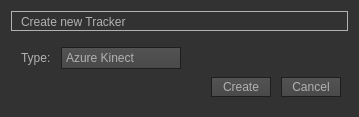
<?xml version="1.0" encoding="UTF-8"?>
<ui version="4.0">
 <class>CreateTrackerWindow</class>
 <widget class="QDialog" name="CreateTrackerWindow">
  <property name="geometry">
   <rect>
    <x>0</x>
    <y>0</y>
    <width>359</width>
    <height>117</height>
   </rect>
  </property>
  <property name="sizePolicy">
   <sizepolicy hsizetype="Preferred" vsizetype="Preferred">
    <horstretch>0</horstretch>
    <verstretch>0</verstretch>
   </sizepolicy>
  </property>
  <property name="minimumSize">
   <size>
    <width>0</width>
    <height>0</height>
   </size>
  </property>
  <property name="baseSize">
   <size>
    <width>0</width>
    <height>0</height>
   </size>
  </property>
  <property name="windowTitle">
   <string>Create new Tracker</string>
  </property>
  <property name="styleSheet">
   <string notr="true">QToolTip
{
     border: 1px solid black;
     background-color: #ffa02f;
     padding: 1px;
     border-radius: 3px;
     opacity: 100;
}

QWidget
{
    color: #b1b1b1;
    background-color: #323232;
}

QWidget:item:hover
{
    background-color: QLinearGradient( x1: 0, y1: 0, x2: 0, y2: 1, stop: 0 #ffa02f, stop: 1 #ca0619);
    color: #000000;
}

QWidget:item:selected
{
    background-color: QLinearGradient( x1: 0, y1: 0, x2: 0, y2: 1, stop: 0 #ffa02f, stop: 1 #d7801a);
}

QMenuBar::item
{
    background: transparent;
}

QMenuBar::item:selected
{
    background: transparent;
    border: 1px solid #ffaa00;
}

QMenuBar::item:pressed
{
    background: #444;
    border: 1px solid #000;
    background-color: QLinearGradient(
        x1:0, y1:0,
        x2:0, y2:1,
        stop:1 #212121,
        stop:0.4 #343434/*,
        stop:0.2 #343434,
        stop:0.1 #ffaa00*/
    );
    margin-bottom:-1px;
    padding-bottom:1px;
}

QMenu
{
    border: 1px solid #000;
}

QMenu::item
{
    padding: 2px 20px 2px 20px;
}

QMenu::item:selected
{
    color: #000000;
}

QWidget:disabled
{
    color: #b1b1b1;
    background-color: #323232;
}

QAbstractItemView
{
    background-color: QLinearGradient( x1: 0, y1: 0, x2: 0, y2: 1, stop: 0 #4d4d4d, stop: 0.1 #646464, stop: 1 #5d5d5d);
}

QWidget:focus
{
    /*border: 2px solid QLinearGradient( x1: 0, y1: 0, x2: 0, y2: 1, stop: 0 #ffa02f, stop: 1 #d7801a);*/
}

QLineEdit
{
    background-color: QLinearGradient( x1: 0, y1: 0, x2: 0, y2: 1, stop: 0 #4d4d4d, stop: 0 #646464, stop: 1 #5d5d5d);
    padding: 1px;
    border-style: solid;
    border: 1px solid #1e1e1e;
    border-radius: 5;
}

QPushButton
{
    color: #b1b1b1;
    background-color: QLinearGradient( x1: 0, y1: 0, x2: 0, y2: 1, stop: 0 #565656, stop: 0.1 #525252, stop: 0.5 #4e4e4e, stop: 0.9 #4a4a4a, stop: 1 #464646);
    border-width: 1px;
    border-color: #1e1e1e;
    border-style: solid;
    border-radius: 0;
    padding: 3px;
    font-size: 12px;
    padding-left: 5px;
    padding-right: 5px;
}

QPushButton:pressed
{
    background-color: QLinearGradient( x1: 0, y1: 0, x2: 0, y2: 1, stop: 0 #2d2d2d, stop: 0.1 #2b2b2b, stop: 0.5 #292929, stop: 0.9 #282828, stop: 1 #252525);
}

QComboBox
{
    selection-background-color: #ffaa00;
    background-color: QLinearGradient( x1: 0, y1: 0, x2: 0, y2: 1, stop: 0 #565656, stop: 0.1 #525252, stop: 0.5 #4e4e4e, stop: 0.9 #4a4a4a, stop: 1 #464646);
    border-style: solid;
    border: 1px solid #1e1e1e;
    border-radius: 0;
}

QComboBox:hover,QPushButton:hover
{
    border: 2px solid QLinearGradient( x1: 0, y1: 0, x2: 0, y2: 1, stop: 0 #ffa02f, stop: 1 #d7801a);
}


QComboBox:on
{
    padding-top: 3px;
    padding-left: 4px;
    background-color: QLinearGradient( x1: 0, y1: 0, x2: 0, y2: 1, stop: 0 #2d2d2d, stop: 0.1 #2b2b2b, stop: 0.5 #292929, stop: 0.9 #282828, stop: 1 #252525);
    selection-background-color: #ffaa00;
}

QComboBox QAbstractItemView
{
    border: 2px solid darkgray;
    selection-background-color: QLinearGradient( x1: 0, y1: 0, x2: 0, y2: 1, stop: 0 #ffa02f, stop: 1 #d7801a);
}

QComboBox::drop-down
{
     subcontrol-origin: padding;
     subcontrol-position: top right;
     width: 15px;

     border-left-width: 0px;
     border-left-color: darkgray;
     border-left-style: solid; /* just a single line */
     border-top-right-radius: 3px; /* same radius as the QComboBox */
     border-bottom-right-radius: 3px;
 }

QComboBox::down-arrow
{
     image: url(:/down_arrow.png);
}

QGroupBox:focus
{
border: 2px solid QLinearGradient( x1: 0, y1: 0, x2: 0, y2: 1, stop: 0 #ffa02f, stop: 1 #d7801a);
}

QTextEdit:focus
{
    border: 2px solid QLinearGradient( x1: 0, y1: 0, x2: 0, y2: 1, stop: 0 #ffa02f, stop: 1 #d7801a);
}

QScrollBar:horizontal {
     border: 1px solid #222222;
     background: QLinearGradient( x1: 0, y1: 0, x2: 0, y2: 1, stop: 0.0 #121212, stop: 0.2 #282828, stop: 1 #484848);
     height: 7px;
     margin: 0px 16px 0 16px;
}

QScrollBar::handle:horizontal
{
      background: QLinearGradient( x1: 0, y1: 0, x2: 1, y2: 0, stop: 0 #ffa02f, stop: 0.5 #d7801a, stop: 1 #ffa02f);
      min-height: 20px;
      border-radius: 2px;
}

QScrollBar::add-line:horizontal {
      border: 1px solid #1b1b19;
      border-radius: 2px;
      background: QLinearGradient( x1: 0, y1: 0, x2: 1, y2: 0, stop: 0 #ffa02f, stop: 1 #d7801a);
      width: 14px;
      subcontrol-position: right;
      subcontrol-origin: margin;
}

QScrollBar::sub-line:horizontal {
      border: 1px solid #1b1b19;
      border-radius: 2px;
      background: QLinearGradient( x1: 0, y1: 0, x2: 1, y2: 0, stop: 0 #ffa02f, stop: 1 #d7801a);
      width: 14px;
     subcontrol-position: left;
     subcontrol-origin: margin;
}

QScrollBar::right-arrow:horizontal, QScrollBar::left-arrow:horizontal
{
      border: 1px solid black;
      width: 1px;
      height: 1px;
      background: white;
}

QScrollBar::add-page:horizontal, QScrollBar::sub-page:horizontal
{
      background: none;
}

QScrollBar:vertical
{
      background: QLinearGradient( x1: 0, y1: 0, x2: 1, y2: 0, stop: 0.0 #121212, stop: 0.2 #282828, stop: 1 #484848);
      width: 7px;
      margin: 16px 0 16px 0;
      border: 1px solid #222222;
}

QScrollBar::handle:vertical
{
      background: QLinearGradient( x1: 0, y1: 0, x2: 0, y2: 1, stop: 0 #ffa02f, stop: 0.5 #d7801a, stop: 1 #ffa02f);
      min-height: 20px;
      border-radius: 2px;
}

QScrollBar::add-line:vertical
{
      border: 1px solid #1b1b19;
      border-radius: 2px;
      background: QLinearGradient( x1: 0, y1: 0, x2: 0, y2: 1, stop: 0 #ffa02f, stop: 1 #d7801a);
      height: 14px;
      subcontrol-position: bottom;
      subcontrol-origin: margin;
}

QScrollBar::sub-line:vertical
{
      border: 1px solid #1b1b19;
      border-radius: 2px;
      background: QLinearGradient( x1: 0, y1: 0, x2: 0, y2: 1, stop: 0 #d7801a, stop: 1 #ffa02f);
      height: 14px;
      subcontrol-position: top;
      subcontrol-origin: margin;
}

QScrollBar::up-arrow:vertical, QScrollBar::down-arrow:vertical
{
      border: 1px solid black;
      width: 1px;
      height: 1px;
      background: white;
}


QScrollBar::add-page:vertical, QScrollBar::sub-page:vertical
{
      background: none;
}

QTextEdit
{
    background-color: #242424;
}

QPlainTextEdit
{
    background-color: #242424;
}

QHeaderView::section
{
    background-color: QLinearGradient(x1:0, y1:0, x2:0, y2:1, stop:0 #616161, stop: 0.5 #505050, stop: 0.6 #434343, stop:1 #656565);
    color: white;
    padding-left: 4px;
    border: 1px solid #6c6c6c;
}

QCheckBox:disabled
{
color: #414141;
}

QDockWidget::title
{
    text-align: center;
    spacing: 3px; /* spacing between items in the tool bar */
    background-color: QLinearGradient(x1:0, y1:0, x2:0, y2:1, stop:0 #323232, stop: 0.5 #242424, stop:1 #323232);
}

QDockWidget::close-button, QDockWidget::float-button
{
    text-align: center;
    spacing: 1px; /* spacing between items in the tool bar */
    background-color: QLinearGradient(x1:0, y1:0, x2:0, y2:1, stop:0 #323232, stop: 0.5 #242424, stop:1 #323232);
}

QDockWidget::close-button:hover, QDockWidget::float-button:hover
{
    background: #242424;
}

QDockWidget::close-button:pressed, QDockWidget::float-button:pressed
{
    padding: 1px -1px -1px 1px;
}

QMainWindow::separator
{
    background-color: QLinearGradient(x1:0, y1:0, x2:0, y2:1, stop:0 #161616, stop: 0.5 #151515, stop: 0.6 #212121, stop:1 #343434);
    color: white;
    padding-left: 4px;
    border: 1px solid #4c4c4c;
    spacing: 3px; /* spacing between items in the tool bar */
}

QMainWindow::separator:hover
{

    background-color: QLinearGradient(x1:0, y1:0, x2:0, y2:1, stop:0 #d7801a, stop:0.5 #b56c17 stop:1 #ffa02f);
    color: white;
    padding-left: 4px;
    border: 1px solid #6c6c6c;
    spacing: 3px; /* spacing between items in the tool bar */
}

QToolBar::handle
{
     spacing: 3px; /* spacing between items in the tool bar */
     background: url(:/images/handle.png);
}

QMenu::separator
{
    height: 2px;
    background-color: QLinearGradient(x1:0, y1:0, x2:0, y2:1, stop:0 #161616, stop: 0.5 #151515, stop: 0.6 #212121, stop:1 #343434);
    color: white;
    padding-left: 4px;
    margin-left: 10px;
    margin-right: 5px;
}

QProgressBar
{
    border: 2px solid grey;
    border-radius: 5px;
    text-align: center;
}

QProgressBar::chunk
{
    background-color: #d7801a;
    width: 2.15px;
    margin: 0.5px;
}

QTabBar::tab {
    color: #b1b1b1;
    border: 1px solid #444;
    border-bottom-style: none;
    background-color: #323232;
    padding-left: 10px;
    padding-right: 10px;
    padding-top: 3px;
    padding-bottom: 2px;
    margin-right: -1px;
}

QTabWidget::pane {
    border: 1px solid #444;
    top: 1px;
}

QTabBar::tab:last
{
    margin-right: 0; /* the last selected tab has nothing to overlap with on the right */
    border-top-right-radius: 3px;
}

QTabBar::tab:first:!selected
{
 margin-left: 0px; /* the last selected tab has nothing to overlap with on the right */


    border-top-left-radius: 3px;
}

QTabBar::tab:!selected
{
    color: #b1b1b1;
    border-bottom-style: solid;
    margin-top: 3px;
    background-color: QLinearGradient(x1:0, y1:0, x2:0, y2:1, stop:1 #212121, stop:.4 #343434);
}

QTabBar::tab:selected
{
    border-top-left-radius: 3px;
    border-top-right-radius: 3px;
    margin-bottom: 0px;
}

QTabBar::tab:!selected:hover
{
    /*border-top: 2px solid #ffaa00;
    padding-bottom: 3px;*/
    border-top-left-radius: 3px;
    border-top-right-radius: 3px;
    background-color: QLinearGradient(x1:0, y1:0, x2:0, y2:1, stop:1 #212121, stop:0.4 #343434, stop:0.2 #343434, stop:0.1 #ffaa00);
}

QRadioButton::indicator:checked, QRadioButton::indicator:unchecked{
    color: #b1b1b1;
    background-color: #323232;
    border: 1px solid #b1b1b1;
    border-radius: 6px;
}

QRadioButton::indicator:checked
{
    background-color: qradialgradient(
        cx: 0.5, cy: 0.5,
        fx: 0.5, fy: 0.5,
        radius: 1.0,
        stop: 0.25 #ffaa00,
        stop: 0.3 #323232
    );
}

QCheckBox::indicator{
    color: #b1b1b1;
    background-color: #323232;
    border: 1px solid #b1b1b1;
    width: 9px;
    height: 9px;
}

QLabel{
	background: transparent;
}

QRadioButton::indicator
{
    border-radius: 6px;
}

QRadioButton::indicator:hover, QCheckBox::indicator:hover
{
    border: 1px solid #ffaa00;
}

QCheckBox::indicator:checked
{
    image:url(:/images/checkbox.png);
}

QCheckBox::indicator:disabled, QRadioButton::indicator:disabled
{
    border: 1px solid #444;
}</string>
  </property>
  <property name="sizeGripEnabled">
   <bool>false</bool>
  </property>
  <layout class="QVBoxLayout" name="verticalLayout_2">
   <property name="sizeConstraint">
    <enum>QLayout::SetDefaultConstraint</enum>
   </property>
   <item>
    <layout class="QVBoxLayout" name="layout">
     <item>
      <widget class="QFrame" name="frame_info">
       <property name="sizePolicy">
        <sizepolicy hsizetype="Preferred" vsizetype="Preferred">
         <horstretch>0</horstretch>
         <verstretch>1</verstretch>
        </sizepolicy>
       </property>
       <property name="maximumSize">
        <size>
         <width>16777215</width>
         <height>20</height>
        </size>
       </property>
       <property name="autoFillBackground">
        <bool>false</bool>
       </property>
       <property name="frameShape">
        <enum>QFrame::Box</enum>
       </property>
       <property name="frameShadow">
        <enum>QFrame::Plain</enum>
       </property>
       <widget class="QLabel" name="label_info">
        <property name="geometry">
         <rect>
          <x>10</x>
          <y>0</y>
          <width>381</width>
          <height>21</height>
         </rect>
        </property>
        <property name="text">
         <string>Create new Tracker</string>
        </property>
       </widget>
      </widget>
     </item>
     <item>
      <widget class="QWidget" name="widget_body" native="true">
       <property name="autoFillBackground">
        <bool>false</bool>
       </property>
       <widget class="QComboBox" name="dropdown_tracker">
        <property name="geometry">
         <rect>
          <x>50</x>
          <y>10</y>
          <width>120</width>
          <height>22</height>
         </rect>
        </property>
        <property name="maximumSize">
         <size>
          <width>120</width>
          <height>16777215</height>
         </size>
        </property>
        <property name="cursor">
         <cursorShape>SizeVerCursor</cursorShape>
        </property>
        <property name="currentText">
         <string>Azure Kinect</string>
        </property>
        <item>
         <property name="text">
          <string>Azure Kinect</string>
         </property>
        </item>
        <item>
         <property name="text">
          <string>OptiTrack</string>
         </property>
        </item>
        <item>
         <property name="text">
          <string>PerceptionNeuron2</string>
         </property>
        </item>
       </widget>
       <widget class="QPushButton" name="btn_create">
        <property name="geometry">
         <rect>
          <x>200</x>
          <y>40</y>
          <width>60</width>
          <height>20</height>
         </rect>
        </property>
        <property name="sizePolicy">
         <sizepolicy hsizetype="Fixed" vsizetype="Fixed">
          <horstretch>0</horstretch>
          <verstretch>0</verstretch>
         </sizepolicy>
        </property>
        <property name="cursor">
         <cursorShape>PointingHandCursor</cursorShape>
        </property>
        <property name="text">
         <string>Create</string>
        </property>
       </widget>
       <widget class="QPushButton" name="btn_cancel">
        <property name="geometry">
         <rect>
          <x>270</x>
          <y>40</y>
          <width>60</width>
          <height>20</height>
         </rect>
        </property>
        <property name="sizePolicy">
         <sizepolicy hsizetype="Fixed" vsizetype="Fixed">
          <horstretch>0</horstretch>
          <verstretch>0</verstretch>
         </sizepolicy>
        </property>
        <property name="cursor">
         <cursorShape>PointingHandCursor</cursorShape>
        </property>
        <property name="text">
         <string>Cancel</string>
        </property>
       </widget>
       <widget class="QLabel" name="label_typeInfo">
        <property name="geometry">
         <rect>
          <x>10</x>
          <y>10</y>
          <width>31</width>
          <height>21</height>
         </rect>
        </property>
        <property name="text">
         <string>Type:</string>
        </property>
       </widget>
      </widget>
     </item>
    </layout>
   </item>
  </layout>
 </widget>
 <resources/>
 <connections>
  <connection>
   <sender>dropdown_tracker</sender>
   <signal>currentIndexChanged(int)</signal>
   <receiver>CreateTrackerWindow</receiver>
   <slot>slotSelectTrackerInDropdown(int)</slot>
   <hints>
    <hint type="sourcelabel">
     <x>90</x>
     <y>55</y>
    </hint>
    <hint type="destinationlabel">
     <x>167</x>
     <y>0</y>
    </hint>
   </hints>
  </connection>
  <connection>
   <sender>btn_cancel</sender>
   <signal>pressed()</signal>
   <receiver>CreateTrackerWindow</receiver>
   <slot>close()</slot>
   <hints>
    <hint type="sourcelabel">
     <x>300</x>
     <y>79</y>
    </hint>
    <hint type="destinationlabel">
     <x>306</x>
     <y>0</y>
    </hint>
   </hints>
  </connection>
  <connection>
   <sender>btn_create</sender>
   <signal>pressed()</signal>
   <receiver>CreateTrackerWindow</receiver>
   <slot>slotCreateTracker()</slot>
   <hints>
    <hint type="sourcelabel">
     <x>257</x>
     <y>85</y>
    </hint>
    <hint type="destinationlabel">
     <x>253</x>
     <y>0</y>
    </hint>
   </hints>
  </connection>
 </connections>
 <slots>
  <slot>slotSelectTrackerInDropdown(int)</slot>
  <slot>slotCreateTracker()</slot>
 </slots>
</ui>
